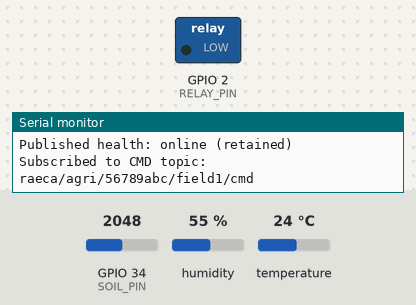
Bench run of a sketch on a simulated ESP32. Parts: switched loads named in the sketch (green lamp = pin HIGH), the last lines printed to the serial monitor. The inputs (shaded band) are chosen by the test bench; at power-on: GPIO 34 (SOIL_PIN) = 2048, humidity 55 %, temperature 24 °C. WiFi joins after 1.5 s; servers stay silent unless stated; random numbers use the default seed unless the sketch sets one; no MQTT or app messages arrive unless stated.

Above: at 2.7 s.
2.8 s: GPIO 34 (SOIL_PIN) set to 2326
11.5 s: GPIO 34 (SOIL_PIN) set to 2403
At 15.8 s:
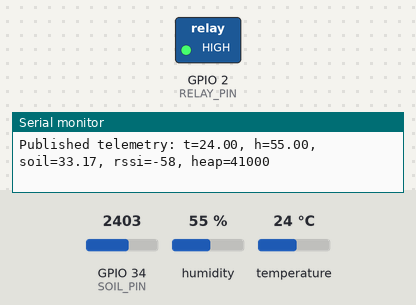
16.5 s: GPIO 34 (SOIL_PIN) set to 2252
21.2 s: GPIO 34 (SOIL_PIN) set to 2140
At 25.8 s:
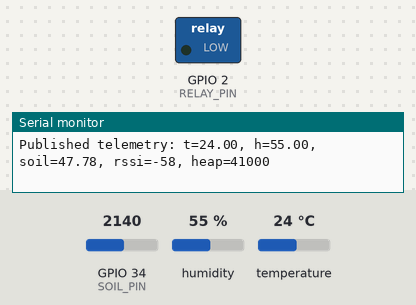
26.5 s: GPIO 34 (SOIL_PIN) set to 2866
At 30.9 s:
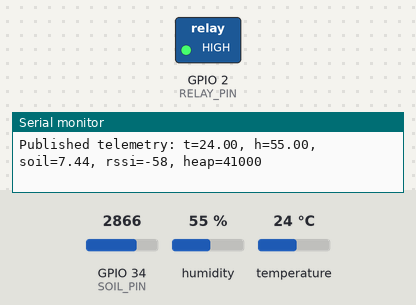
Timing chart, 0 to 32.4 s (numbered marks = the images above; inputs shaded):
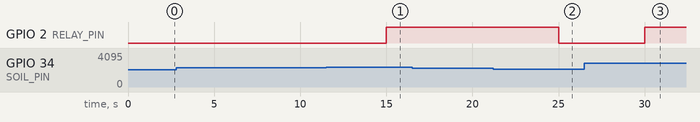

Measured:
- the behaviour switches between 2370 and 2371 on GPIO 34 (SOIL_PIN) (found by bisection; images 0 and 1)
- the behaviour switches between 2190 and 2189 on GPIO 34 (SOIL_PIN) (found by bisection; images 1 and 2)
- after the input at 11.5 s, GPIO 2 (RELAY_PIN): LOW → HIGH after 3.5 s
- after the input at 21.2 s, GPIO 2 (RELAY_PIN): HIGH → LOW after 3.8 s
- after the input at 26.5 s, GPIO 2 (RELAY_PIN): LOW → HIGH after 3.5 s

The sketch:

esp32_raeca.ino
```cpp
/*
  RAECA Micro-Edge (ESP32) reference firmware
  ------------------------------------------------
  Role:
  - Sense (DHT22, analog soil moisture)
  - Decide simple actions locally (hysteresis for irrigation)
  - Publish telemetry to an MQTT broker and expose health state
  - Receive commands to override irrigation

  Notes for developers:
  - Calibrate soil moisture (DRY/WET) for your sensor and medium.
  - Update Wi‑Fi and MQTT broker settings for your environment.
  - Topics are namespaced to the device MAC to avoid collisions.
  - Health is advertised using a retained LWT (Last Will & Testament).
  - This sketch favors readability; production deployments should add
    TLS/mTLS, backoff/timeout policies, and persistent storage as needed.
*/
#include <WiFi.h>
#include <PubSubClient.h>
#include "DHT.h"
#include <esp_system.h>

// Wi‑Fi credentials. For Wokwi, use SSID "Wokwi-GUEST" with empty password.
#define WIFI_SSID     "Wokwi-GUEST"
#define WIFI_PASS     ""

// Public test broker used for demo purposes. Do not publish secrets here.
// For production, prefer a private broker with TLS/mTLS and ACLs.
#define MQTT_BROKER   "broker.hivemq.com"
#define MQTT_PORT     1883

// Hardware pin mapping (adjust if your wiring differs)
#define DHTPIN        15
#define DHTTYPE       DHT22
#define SOIL_PIN      34
#define RELAY_PIN      2

// Root topic prefix. Final topic format:
//   raeca/agri/<MAC_HEX>/field1/{telemetry|cmd|health}
#define BASE_PREFIX   "raeca/agri"

DHT dht(DHTPIN, DHTTYPE);
WiFiClient wifiClient;
PubSubClient mqtt(wifiClient);

// Telemetry cadence tracking (millis)
unsigned long lastSend = 0;
bool irrigationOn = false;
// Topic and identity strings are built at runtime from the ESP32 MAC
String mqttClientId;
String baseTopic;
String tlmTopic;
String cmdTopic;
String healthTopic;

// Map raw analog reading to an approximate soil moisture percentage.
// IMPORTANT: Calibrate DRY and WET with your sensor in air and water,
// then tune for your soil/substrate. Wokwi readings differ from real hardware.
float mapSoilToPercent(int raw) {
  // Adjust these after calibrating your sensor in Wokwi/real hardware
  const int DRY = 3000, WET = 1200;
  raw = constrain(raw, WET, DRY);
  float pct = 100.0 * (float)(DRY - raw) / (float)(DRY - WET);
  return constrain(pct, 0.0, 100.0);
}

// Drive the relay controlling the pump/valve.
// NOTE: Some relay boards are active-LOW; invert logic if needed.
void setIrrigation(bool on) {
  irrigationOn = on;
  pinMode(RELAY_PIN, OUTPUT);
  digitalWrite(RELAY_PIN, on ? HIGH : LOW);
}

// Publish a compact JSON telemetry payload to the telemetry topic.
// Schema: {"temp":<C|null>,"hum":<%|null>,"soil":<%|null>,
//          "pump":<bool>,"rssi":<dBm>,"heap":<bytes>}
// The message is marked 'retained' so the broker keeps the latest sample.
void publishJson(float t, float h, float soilPct, int rssi, int freeHeap) {
  char payload[256];
  char tbuf[16];
  char hbuf[16];
  char sbuf[16];
  if (isnan(t)) strcpy(tbuf, "null"); else dtostrf(t, 0, 2, tbuf);
  if (isnan(h)) strcpy(hbuf, "null"); else dtostrf(h, 0, 2, hbuf);
  if (isnan(soilPct)) strcpy(sbuf, "null"); else dtostrf(soilPct, 0, 2, sbuf);
  snprintf(payload, sizeof(payload),
    "{\"temp\":%s,\"hum\":%s,\"soil\":%s,\"pump\":%s,\"rssi\":%d,\"heap\":%d}",
    tbuf, hbuf, sbuf, irrigationOn ? "true" : "false", rssi, freeHeap);
  mqtt.publish(tlmTopic.c_str(), payload, true);
}

// Handle incoming control commands on the cmd topic.
// Supported payloads (case-insensitive):
//   - "irrigation/on"
//   - "irrigation/off"
void handleCmd(char* topic, byte* payload, unsigned int length) {
  String cmd;
  for (unsigned int i = 0; i < length; i++) cmd += (char)payload[i];
  cmd.trim();
  if (cmd.equalsIgnoreCase("irrigation/on")) {
    setIrrigation(true);
  } else if (cmd.equalsIgnoreCase("irrigation/off")) {
    setIrrigation(false);
  }
}

// Ensure Wi‑Fi connectivity. Blocks until connected.
// For production, consider adding a timeout/backoff and offline mode.
void ensureWifi() {
  if (WiFi.status() == WL_CONNECTED) return;
  WiFi.mode(WIFI_STA);
  Serial.print("Connecting to WiFi SSID: ");
  Serial.println(WIFI_SSID);
  WiFi.begin(WIFI_SSID, WIFI_PASS);
  Serial.print("Connecting to WiFi");
  while (WiFi.status() != WL_CONNECTED) {
    delay(500);
    Serial.print(".");
  }
  Serial.println();
  Serial.print("WiFi connected, IP: ");
  Serial.println(WiFi.localIP());
}

// Ensure MQTT connectivity. Sets a retained LWT of "offline" and publishes
// a retained "online" message upon successful connect. Subscribes to cmd topic.
void ensureMqtt() {
  if (mqtt.connected()) return;
  mqtt.setServer(MQTT_BROKER, MQTT_PORT);
  mqtt.setCallback(handleCmd);
  Serial.print("Connecting to MQTT broker ");
  Serial.print(MQTT_BROKER);
  Serial.print(":");
  Serial.println(MQTT_PORT);
  while (!mqtt.connected()) {
    // Connect with LWT configured: if this client drops unexpectedly,
    // broker will publish "offline" to healthTopic (retained).
    if (mqtt.connect(mqttClientId.c_str(), nullptr, nullptr, healthTopic.c_str(), 1, true, "offline")) {
      Serial.println("MQTT connected");
      break;
    } else {
      Serial.print("MQTT connect failed, rc=");
      Serial.print(mqtt.state());
      Serial.println(". Retrying in 1s...");
      delay(1000);
    }
  }
  // Mark device online and subscribe for commands.
  // Note: PubSubClient publishes at QoS 0; retention preserves last value.
  mqtt.publish(healthTopic.c_str(), "online", true);
  Serial.println("Published health: online (retained)");
  mqtt.subscribe(cmdTopic.c_str(), 1);
  Serial.print("Subscribed to CMD topic: ");
  Serial.println(cmdTopic);
}

void setup() {
  Serial.begin(115200);
  dht.begin();
  setIrrigation(false);
  // Keep radios awake for lower latency (higher energy cost). Adjust as needed.
  WiFi.setSleep(false);
  ensureWifi();
  // Keepalive and buffer size tuned for small JSON payloads and health pings.
  mqtt.setKeepAlive(15);
  mqtt.setBufferSize(512);
  uint32_t rnd = esp_random();
  // Unique clientId helps brokers manage sessions and logs.
  mqttClientId = String("raeca-") + String((uint32_t)ESP.getEfuseMac(), HEX) + "-" + String(rnd, HEX);
  Serial.print("MQTT clientId: ");
  Serial.println(mqttClientId);

  // Build unique topic namespace using MAC
  String macHex = String((uint32_t)ESP.getEfuseMac(), HEX);
  baseTopic = String(BASE_PREFIX) + "/" + macHex + "/field1";
  tlmTopic = baseTopic + "/telemetry";
  cmdTopic = baseTopic + "/cmd";
  healthTopic = baseTopic + "/health";
  Serial.print("Base topic: "); Serial.println(baseTopic);
  Serial.print("Telemetry topic: "); Serial.println(tlmTopic);
  Serial.print("Health topic: "); Serial.println(healthTopic);
}

void loop() {
  // Maintain connectivity and pump MQTT client loop for callbacks.
  ensureWifi();
  ensureMqtt();
  mqtt.loop();

  unsigned long now = millis();
  // Send telemetry at a fixed cadence (default 5s). Tune for your use case.
  if (now - lastSend >= 5000) { // 5s interval
    lastSend = now;

    float h = dht.readHumidity();
    float t = dht.readTemperature();
    int soilRaw = analogRead(SOIL_PIN);
    float soilPct = mapSoilToPercent(soilRaw); // Convert raw ADC to % estimate

    // Simple edge decision with hysteresis
    if (!isnan(soilPct)) {
      // Adjust thresholds after field calibration; keep some gap to avoid flapping.
      if (soilPct < 35.0) setIrrigation(true);
      else if (soilPct > 45.0) setIrrigation(false);
    }

    int rssi = WiFi.RSSI();
    int heap = ESP.getFreeHeap();
    if (isnan(t) || isnan(h)) {
      Serial.println("DHT read failed; publishing telemetry with nulls for temp/hum");
    }
    publishJson(t, h, soilPct, rssi, heap); // Retained telemetry for latest snapshot
    Serial.print("Published telemetry: ");
    Serial.print("t="); Serial.print(t);
    Serial.print(", h="); Serial.print(h);
    Serial.print(", soil="); Serial.print(soilPct);
    Serial.print(", rssi="); Serial.print(rssi);
    Serial.print(", heap="); Serial.println(heap);
  }
}
```
